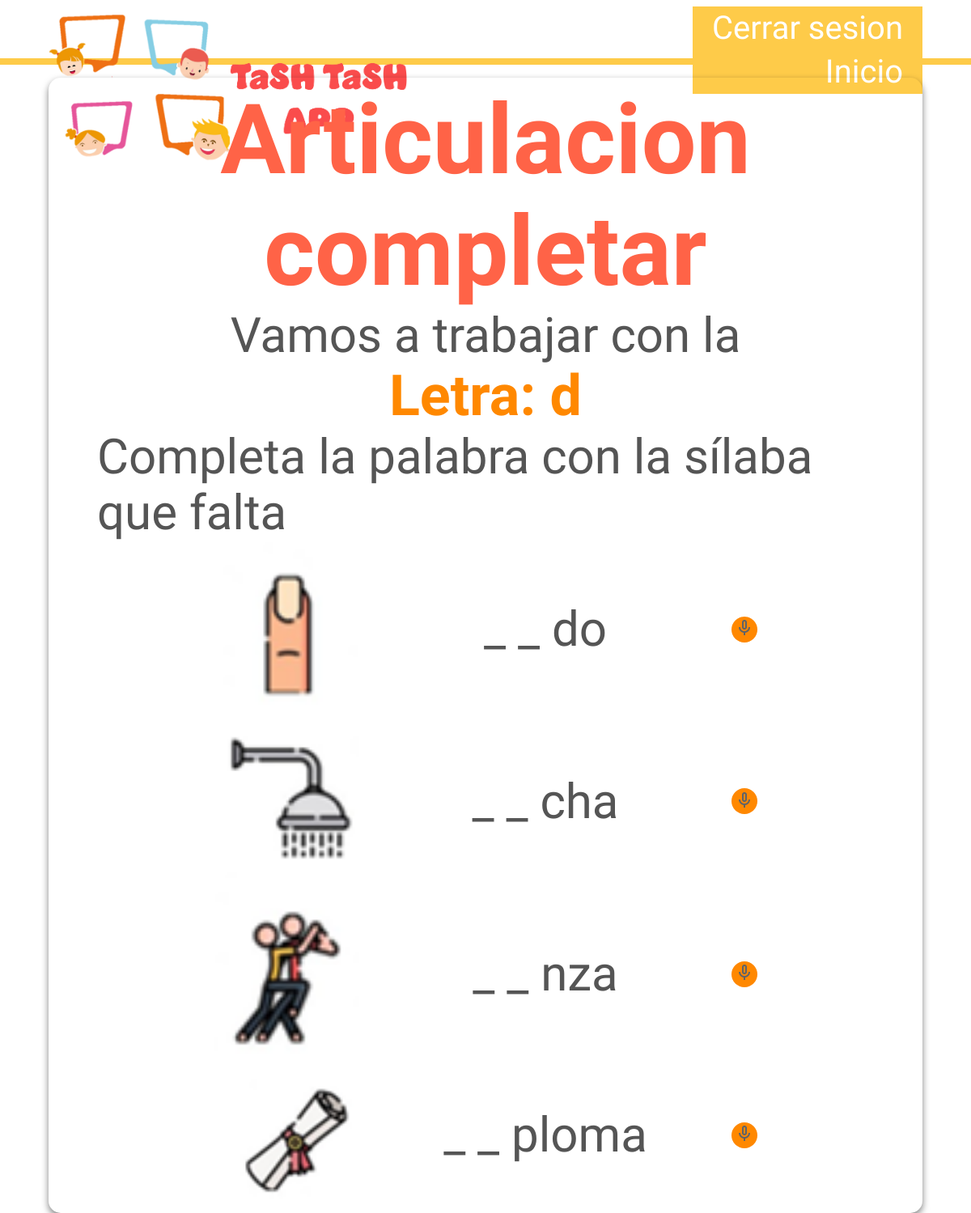
The app's page /articulacion/articulacion_completar/d/ (signed in) with its own data.
### articulacion/models.py (models this page shows, shortened)
class Articulacion_completar_info(models.Model):
    letra_categoria = models.TextField(max_length=100, verbose_name="letra")
    imagen = models.ImageField(upload_to='fotos/', null=False, verbose_name="imagen")
    texto_incompleto = models.TextField(max_length=30, verbose_name="texto_incompleto")
    texto_completo = models.TextField(max_length=30, verbose_name="texto_completo")

### articulacion/views.py (the view)
class Articulacion_completar_view(LoginRequiredMixin, ListView): #se crea una clase que hereda de ListView
    model = Articulacion_completar_info #traer el nombre de como llamamos a la clase que hicimos en models
    template_name = 'articulacion/articulacion_completar.html' #traer el nombre de la plantilla html
    context_object_name = 'instrucciones' #traer el nombre de la variable que se va a usar en la plantilla html
    def get_queryset(self):
        letra = self.kwargs['letra']
        return Articulacion_completar_info.objects.filter(letra_categoria=letra)
    def get_context_data(self, **kwargs):
        context = super().get_context_data(**kwargs)
        context['letra'] = self.kwargs['letra']
        return context

### articulacion/templates/articulacion/articulacion_completar.html
{% extends "base.html" %}
{% load static %}
{% block extra_styles %}
    <link rel="stylesheet" href="{% static 'css/style_art_completar.css' %}">
{% endblock extra_styles %}
{% block content %}
<div class="content">
    <h2>Articulacion completar</h2>
    <p> Vamos a trabajar con la </p>
    <h3>Letra: {{letra}}</h3>
    <p>Completa la palabra con la sílaba que falta</p>
    <ul>
    {% for instruccion in instrucciones %}
    <li>
        <img src="{{ instruccion.imagen.url }}" alt="imagen">
        <p>{{ instruccion.texto_incompleto }} </p>
        <button class="mic-button">
            <img src="{% static 'images/mic_abierto.png' %}" alt="Micrófono">
        </button>
    </li>
    {%endfor%}
    </ul>
</div>
{% endblock content %}

### static/css/base.css (style rules this page uses)
:root { --color-titulo: #ff6347; --color-subtitulo: #ff8800; --color-parrafo: #555; --color-destacado: #ff0015; --font-size-titulo: 12rem; --font-size-subtitulo: 7rem; --font-size-parrafo: 6rem; --font-size-destacado: 8rem; }
* { margin: 0; padding: 0; box-sizing: border-box; font-family: "Concert One", cursive; }
html { font-size: 62.5%; }
.content { width: 90vw; border-radius: 15px; margin-top: 2vh; padding: 1vh 5vw; box-shadow: 0 4px 8px rgba(0, 0, 0, 0.5); display: flex; flex-direction: column; align-items: center; justify-content: space-evenly; }

### articulacion/static/css/style_art_completar.css (style rules this page uses)
h2 { color: var(--color-titulo); font-size: var(--font-size-titulo); text-align: center; }
h3 { color: var(--color-subtitulo); font-size: var(--font-size-subtitulo); text-align: center; }
p { color: var(--color-parrafo); font-size: var(--font-size-parrafo);; }
ul { width: 70%; }
li { display: flex; justify-content: space-between; margin-bottom: 1vh; align-items: center; }
.mic-button { height: 4vh; width: 4vh; background-color: var(--color-subtitulo); border: rgb(0, 0, 0); cursor: pointer; border-radius: 50%; }
.mic-button img { height: 3vh; width: 3vh; }
img { width: 15vw; }

### records on screen
Articulacion_completar_info: imagen (picture), texto_incompleto "_ _ do"
Articulacion_completar_info: imagen (picture), texto_incompleto "_ _ cha"
Articulacion_completar_info: imagen (picture), texto_incompleto "_ _ nza"
Articulacion_completar_info: imagen (picture), texto_incompleto "_ _ ploma"

### other values on screen
{{ letra }} "d"
